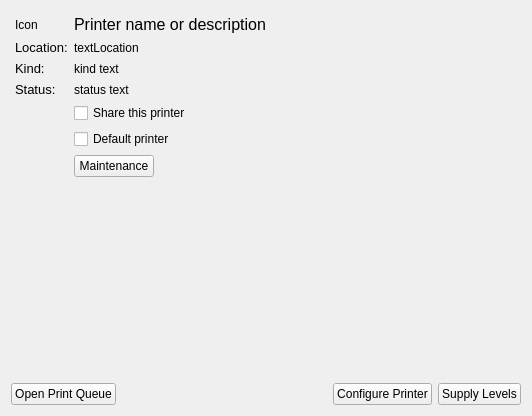
<?xml version="1.0" encoding="UTF-8"?>
<ui version="4.0">
 <class>PrinterDescription</class>
 <widget class="QWidget" name="PrinterDescription">
  <property name="geometry">
   <rect>
    <x>0</x>
    <y>0</y>
    <width>532</width>
    <height>416</height>
   </rect>
  </property>
  <layout class="QGridLayout" name="gridLayout">
   <item row="1" column="0">
    <spacer name="verticalSpacer">
     <property name="orientation">
      <enum>Qt::Vertical</enum>
     </property>
     <property name="sizeHint" stdset="0">
      <size>
       <width>20</width>
       <height>20</height>
      </size>
     </property>
    </spacer>
   </item>
   <item row="2" column="0">
    <layout class="QHBoxLayout" name="horizontalLayout">
     <item>
      <widget class="QPushButton" name="openQueuePB">
       <property name="sizePolicy">
        <sizepolicy hsizetype="Fixed" vsizetype="Fixed">
         <horstretch>0</horstretch>
         <verstretch>0</verstretch>
        </sizepolicy>
       </property>
       <property name="text">
        <string>Open Print Queue</string>
       </property>
      </widget>
     </item>
     <item>
      <spacer name="horizontalSpacer">
       <property name="orientation">
        <enum>Qt::Horizontal</enum>
       </property>
       <property name="sizeHint" stdset="0">
        <size>
         <width>40</width>
         <height>20</height>
        </size>
       </property>
      </spacer>
     </item>
     <item>
      <widget class="QPushButton" name="optionsPB">
       <property name="sizePolicy">
        <sizepolicy hsizetype="Fixed" vsizetype="Fixed">
         <horstretch>0</horstretch>
         <verstretch>0</verstretch>
        </sizepolicy>
       </property>
       <property name="text">
        <string>Configure Printer</string>
       </property>
      </widget>
     </item>
     <item>
      <widget class="QPushButton" name="supplyLevelsPB">
       <property name="text">
        <string>Supply Levels</string>
       </property>
      </widget>
     </item>
    </layout>
   </item>
   <item row="0" column="0">
    <layout class="QFormLayout" name="formLayout">
     <property name="fieldGrowthPolicy">
      <enum>QFormLayout::AllNonFixedFieldsGrow</enum>
     </property>
     <property name="rowWrapPolicy">
      <enum>QFormLayout::WrapLongRows</enum>
     </property>
     <property name="margin">
      <number>4</number>
     </property>
     <item row="0" column="0">
      <widget class="QLabel" name="iconL">
       <property name="text">
        <string>Icon</string>
       </property>
      </widget>
     </item>
     <item row="0" column="1">
      <widget class="QLabel" name="printerNameL">
       <property name="font">
        <font>
         <pointsize>12</pointsize>
        </font>
       </property>
       <property name="text">
        <string notr="true">Printer name or description</string>
       </property>
      </widget>
     </item>
     <item row="1" column="0">
      <widget class="QLabel" name="locationL">
       <property name="font">
        <font>
         <pointsize>10</pointsize>
        </font>
       </property>
       <property name="text">
        <string>Location:</string>
       </property>
      </widget>
     </item>
     <item row="1" column="1">
      <widget class="QLabel" name="locationMsgL">
       <property name="text">
        <string notr="true">textLocation</string>
       </property>
       <property name="wordWrap">
        <bool>true</bool>
       </property>
      </widget>
     </item>
     <item row="2" column="0">
      <widget class="QLabel" name="kindL">
       <property name="font">
        <font>
         <pointsize>10</pointsize>
        </font>
       </property>
       <property name="text">
        <string>Kind:</string>
       </property>
      </widget>
     </item>
     <item row="2" column="1">
      <widget class="QLabel" name="kindMsgL">
       <property name="sizePolicy">
        <sizepolicy hsizetype="Preferred" vsizetype="Preferred">
         <horstretch>0</horstretch>
         <verstretch>0</verstretch>
        </sizepolicy>
       </property>
       <property name="text">
        <string notr="true">kind text</string>
       </property>
       <property name="wordWrap">
        <bool>true</bool>
       </property>
      </widget>
     </item>
     <item row="3" column="0">
      <widget class="QLabel" name="statusL">
       <property name="font">
        <font>
         <pointsize>10</pointsize>
        </font>
       </property>
       <property name="text">
        <string>Status:</string>
       </property>
      </widget>
     </item>
     <item row="3" column="1">
      <widget class="QLabel" name="statusMsgL">
       <property name="text">
        <string notr="true">status text</string>
       </property>
       <property name="wordWrap">
        <bool>true</bool>
       </property>
      </widget>
     </item>
     <item row="4" column="1">
      <widget class="QCheckBox" name="sharedCB">
       <property name="text">
        <string>Share this printer</string>
       </property>
      </widget>
     </item>
     <item row="5" column="1">
      <widget class="QCheckBox" name="defaultCB">
       <property name="text">
        <string>Default printer</string>
       </property>
      </widget>
     </item>
     <item row="6" column="1">
      <widget class="KPushButton" name="maintenancePB">
       <property name="sizePolicy">
        <sizepolicy hsizetype="Fixed" vsizetype="Fixed">
         <horstretch>0</horstretch>
         <verstretch>0</verstretch>
        </sizepolicy>
       </property>
       <property name="text">
        <string>Maintenance</string>
       </property>
      </widget>
     </item>
    </layout>
   </item>
  </layout>
  <action name="actionPrintTestPage">
   <property name="text">
    <string>Print Test Page</string>
   </property>
  </action>
  <action name="actionCleanPrintHeads">
   <property name="text">
    <string>Clean Print Heads</string>
   </property>
  </action>
  <action name="actionPrintSelfTestPage">
   <property name="text">
    <string>Print Self Test Page</string>
   </property>
   <property name="toolTip">
    <string>Print Self-Test Page</string>
   </property>
  </action>
 </widget>
 <customwidgets>
  <customwidget>
   <class>KPushButton</class>
   <extends>QPushButton</extends>
   <header>kpushbutton.h</header>
  </customwidget>
 </customwidgets>
 <resources/>
 <connections/>
</ui>
